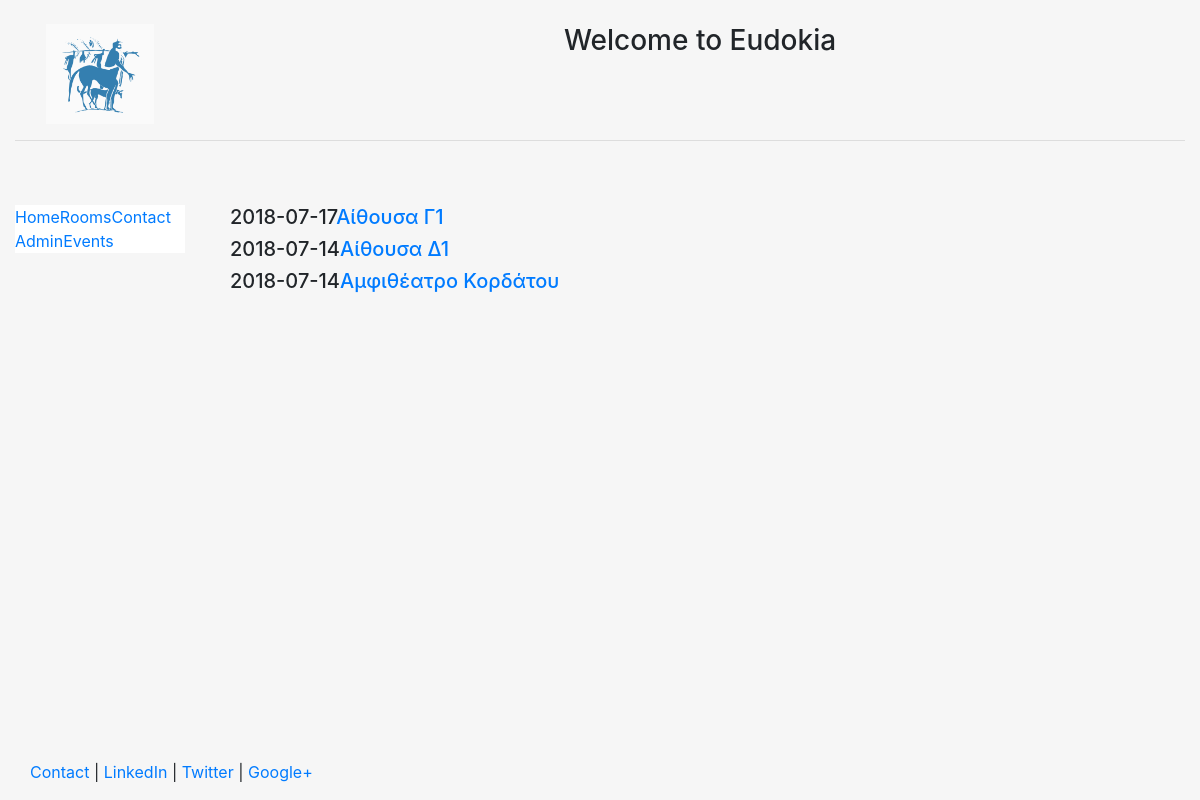
Page /room/ on the committed database.
### room/models.py (models this page shows, shortened)
class Room(models.Model):
	name = models.CharField(max_length=150)
	capacity = models.IntegerField()
	building = models.CharField(max_length=150)
	date = models.DateTimeField()

### room/templates/room/rooms.html
{% extends "main/header.html"%}
{% block content %}
	{% for room in object_list %}
		<h5>{{ room.date|date:"Y-m-d" }}<a href="/room/{{room.id}}">{{room.name}}</a></h5>
	{% endfor %}
{% endblock %}

### main/templates/main/header.html (style rules this page uses)
html, body { height:100% }

### rows in the picture
Room: date "2018-07-17", name "Αίθουσα Γ1"
Room: date "2018-07-14", name "Αίθουσα Δ1"
Room: date "2018-07-14", name "Αμφιθέατρο Κορδάτου"
